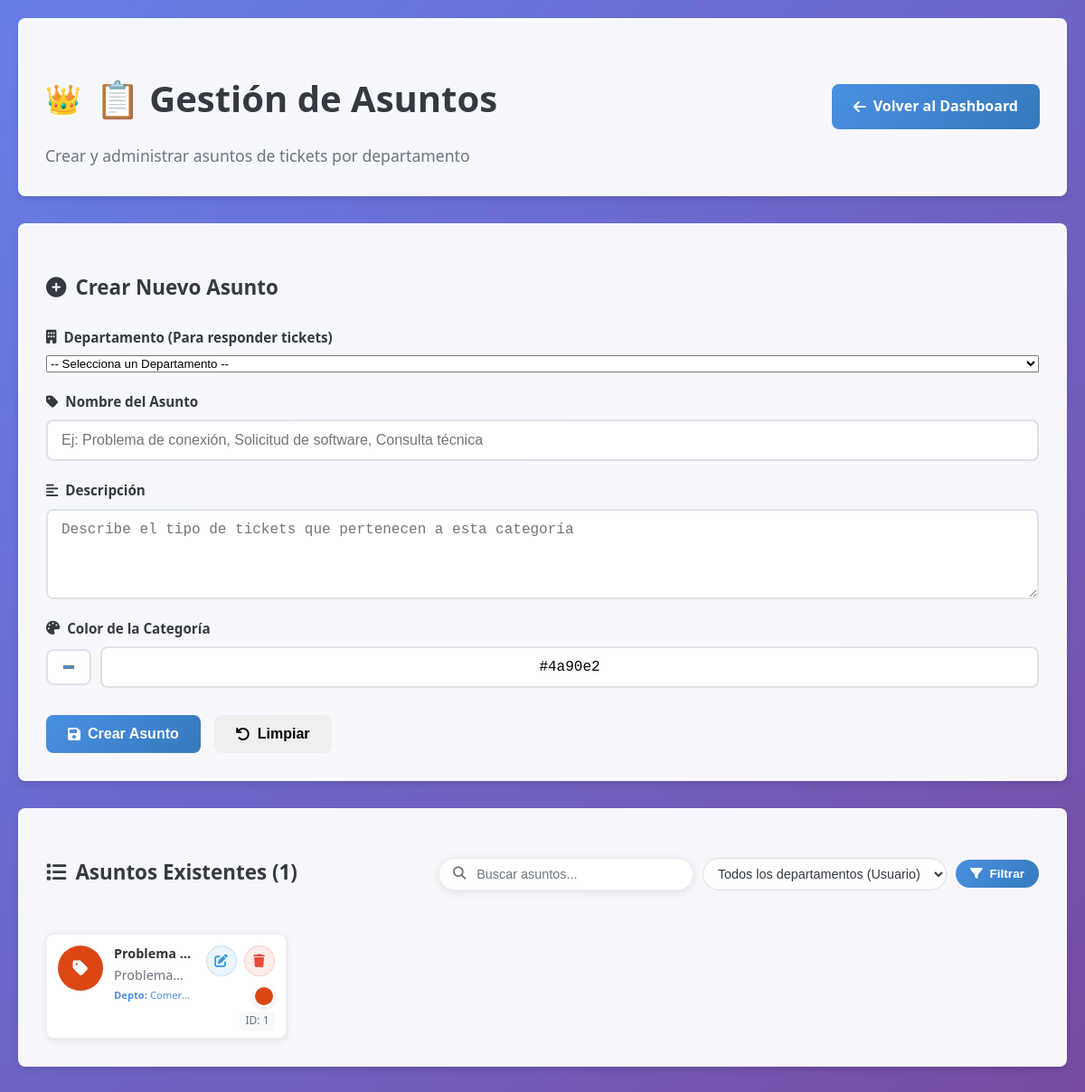
Page /Tickect/admin/crear_categoria.php (signed in) on the committed database.
### tables this page shows
CREATE TABLE `categorias` (
  `id` int(11) NOT NULL,
  `nombre` varchar(100) NOT NULL,
  `descripcion` text DEFAULT NULL,
  `color` varchar(7) DEFAULT '#4a90e2',
  `departamento_id` int(11) DEFAULT NULL,
  `fecha_creacion` timestamp NOT NULL DEFAULT current_timestamp()
);

CREATE TABLE `departamentos` (
  `id` int(11) NOT NULL,
  `nombre` varchar(100) NOT NULL,
  `tipo` enum('usuario','cliente') NOT NULL DEFAULT 'usuario'
);

### Tickect/admin/crear_categoria.php (the view, shortened to what this page needs)
<?php
require_once '../includes/db.php';
$editar_id = null;
$categoria_editar = null;
$nombre = '';
$descripcion = '';
$color = '#4a90e2';
$page = isset($_GET['page']) ? max(1, (int)$_GET['page']) : 1;
$search = isset($_GET['search']) ? trim($_GET['search']) : '';
$categories_per_page = 15;
$where_conditions = [];
$params = [];
$where_clause = $where_conditions ? "WHERE " . implode(" AND ", $where_conditions) : "";
try {
    $count_sql = "
        SELECT COUNT(*) as total
        FROM categorias c
        LEFT JOIN departamentos d ON c.departamento_id = d.id
        $where_clause
    ";
    $count_stmt = $pdo->prepare($count_sql);
    $count_stmt->execute($params);
    $total_categories = $count_stmt->fetch()['total'];
} catch (Exception $e) {
    $total_categories = 0;
    $total_pages = 0;
}
try {
    $offset = ($page - 1) * $categories_per_page;
    $sql = "
        SELECT c.*, d.nombre as departamento_nombre
        FROM categorias c
        LEFT JOIN departamentos d ON c.departamento_id = d.id
        $where_clause
        ORDER BY d.nombre, c.nombre
        LIMIT $categories_per_page OFFSET $offset
    ";
    $stmt = $pdo->prepare($sql);
    $stmt->execute($params);
    $categorias = $stmt->fetchAll(PDO::FETCH_ASSOC);
} catch (Exception $e) {
    $categorias = [];
}
?>
<!DOCTYPE html>
<html lang="es">
<head>
    <link rel="stylesheet" href="../css/style_admin_dashboard.css">
    <link href="https://cdnjs.cloudflare.com/ajax/libs/font-awesome/6.5.0/css/all.min.css" rel="stylesheet">
</head>
<body>
<div class="page-container">
    <div class="header-section">
        <div class="header-content">
            <div class="header-text">
                <h1 class="titulo">📋 Gestión de Asuntos</h1>
                <p class="subtitulo">Crear y administrar asuntos de tickets por departamento</p>
            </div>
            <div class="header-actions">
                <a href="../dashboard.php" class="btn btn-primary">
                    <i class="fas fa-arrow-left"></i> Volver al Dashboard
                </a>
            </div>
        </div>
    </div>
    <div class="form-section">
        <div class="form-card">
            <h3>
                <i class="fas fa-<?php echo $editar_id ? 'edit' : 'plus-circle'; ?>"></i>
                <?php echo $editar_id ? 'Editar Asunto' : 'Crear Nuevo Asunto'; ?>
            </h3>
            <form method="POST" class="admin-form">
                <div class="form-group">
                    <label for="departamento_id">
                        <i class="fas fa-building"></i> Departamento (Para responder tickets)
                    </label>
                    <select id="departamento_id" name="departamento_id" required>
                        <option value="">-- Selecciona un Departamento --</option>
                    </select>
                </div>
                <div class="form-group">
                    <label for="nombre">
                        <i class="fas fa-tag"></i> Nombre del Asunto
                    </label>
                    <input type="text" id="nombre" name="nombre"
                           value="<?php echo htmlspecialchars(($categoria_editar['nombre'] ?? $nombre) ?? ''); ?>"
                           placeholder="Ej: Problema de conexión, Solicitud de software, Consulta técnica" required>
                </div>
                <div class="form-group">
                    <label for="descripcion">
                        <i class="fas fa-align-left"></i> Descripción
                    </label>
                    <textarea id="descripcion" name="descripcion" rows="4"
                              placeholder="Describe el tipo de tickets que pertenecen a esta categoría"><?php echo htmlspecialchars(($categoria_editar['descripcion'] ?? $descripcion) ?? ''); ?></textarea>
                </div>
                <div class="form-group">
                    <label for="color">
                        <i class="fas fa-palette"></i> Color de la Categoría
                    </label>
                    <div class="color-input-group">
                        <input type="color" id="color" name="color"
                               value="<?php echo htmlspecialchars(($categoria_editar['color'] ?? $color) ?? '#4a90e2'); ?>"
                               class="color-picker">
                        <input type="text" id="color-text"
                               value="<?php echo htmlspecialchars(($categoria_editar['color'] ?? $color) ?? '#4a90e2'); ?>"
                               class="color-text" readonly>
                    </div>
                </div>
                <div class="form-actions">
                    <button type="submit" class="btn btn-primary">
                        <i class="fas fa-save"></i> <?php echo $editar_id ? 'Actualizar' : 'Crear'; ?> Asunto
                    </button>
                    <?php if ($editar_id): ?>
                    <a href="crear_categoria.php" class="btn btn-secondary">
                        <i class="fas fa-times"></i> Cancelar
                    </a>
                    <?php else: ?>
                    <button type="reset" class="btn btn-secondary">
                        <i class="fas fa-undo"></i> Limpiar
                    </button>
                    <?php endif; ?>
                </div>
            </form>
        </div>
    </div>
    <div class="categories-section">
        <div class="categories-card">
            <div class="departments-header">
                <h3><i class="fas fa-list"></i> Asuntos Existentes (<?php echo $total_categories; ?>)</h3>
                <div class="search-controls">
                    <form method="GET" class="search-form">
                        <div class="search-box">
                            <i class="fas fa-search"></i>
                            <input type="text" name="search" value="<?php echo htmlspecialchars($search); ?>" placeholder="Buscar asuntos...">
                        </div>
                        <select name="dept" class="filter-select">
                            <option value="">Todos los departamentos (Usuario)</option>
                        </select>
                        <button type="submit" class="btn btn-primary btn-sm">
                            <i class="fas fa-filter"></i> Filtrar
                        </button>
                    </form>
                </div>
            </div>
            <div class="categories-grid">
                <?php if (empty($categorias)): ?>
                <div class="empty-state">
                    <i class="fas fa-tags"></i>
                    <p>No hay asuntos creados aún</p>
                </div>
                <?php else: ?>
                    <?php foreach ($categorias as $cat): ?>
                    <div class="category-item">
                        <div class="category-icon" style="background-color: <?php echo htmlspecialchars($cat['color']); ?>">
                            <i class="fas fa-tag"></i>
                        </div>
                        <div class="category-content">
                            <h4 title="<?php echo htmlspecialchars($cat['nombre']); ?>"><?php echo htmlspecialchars($cat['nombre']); ?></h4>
                            <p class="category-description" title="<?php echo htmlspecialchars($cat['descripcion'] ?: 'Sin descripción'); ?>">
                            </p>
                            <?php if ($cat['departamento_nombre']): ?>
                            <p class="category-department" title="<?php echo htmlspecialchars($cat['departamento_nombre']); ?>">
                                <strong>Depto:</strong> <?php echo htmlspecialchars($cat['departamento_nombre']); ?>
                            </p>
                            <?php endif; ?>
                        </div>
                        <div class="category-actions">
                            <div class="action-buttons">
                                <a href="?editar=<?php echo $cat['id']; ?>" class="btn-edit" title="Editar">
                                    <i class="fas fa-edit"></i>
                                </a>
                                <a href="?eliminar=<?php echo $cat['id']; ?>" class="btn-delete" title="Eliminar"
                                   onclick="return confirm('¿Estás seguro de que quieres eliminar esta categoría?')">
                                    <i class="fas fa-trash"></i>
                                </a>
                            </div>
                            <span class="category-color" style="background-color: <?php echo htmlspecialchars($cat['color']); ?>"></span>
                            <span class="category-id">ID: <?php echo $cat['id']; ?></span>
                        </div>
                    </div>
                    <?php endforeach; ?>
                <?php endif; ?>
            </div>
        </div>
    </div>
</div>
</body>
</html>

### rows in the picture
categorias: nombre "Problema…", departamento.nombre "Comer…", id "1"

### other values in the picture
$total_categories "1"
